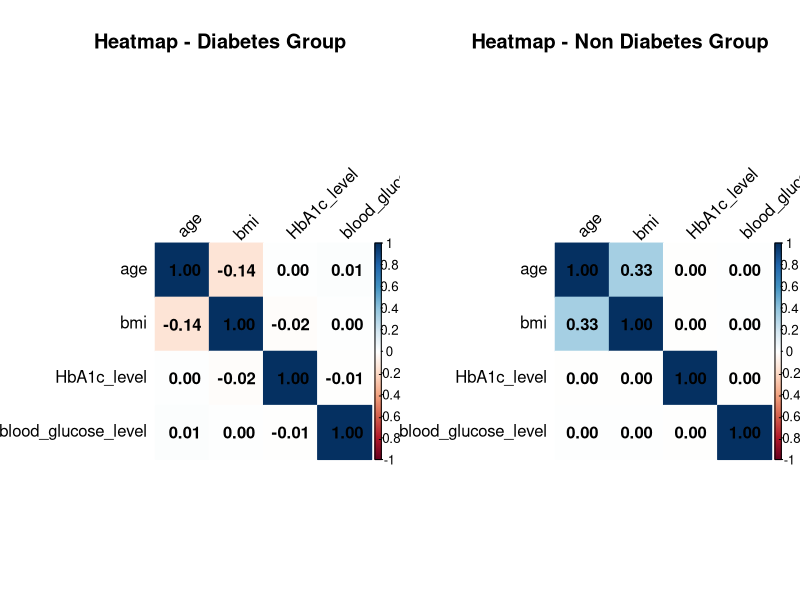

The R source for this figure:
library(corrplot)
# Read the data
diabetes_prediction_dataset <- read.csv("diabetes_prediction_dataset.csv", header=TRUE, sep=";")

# Set up a 1x2 grid layout for two plots side by side
par(mfrow=c(1, 2))

# Subset data for individuals with diabetes
data_with_diabetes <- diabetes_prediction_dataset[diabetes_prediction_dataset$diabetes == 1, ]

# Compute correlation matrix for individuals with diabetes
correlation_matrix_with_diabetes <- cor(data_with_diabetes[c("age", "bmi", "HbA1c_level", "blood_glucose_level")])

# Plot correlation matrix for individuals with diabetes as a heatmap
corrplot(correlation_matrix_with_diabetes, method="color", addCoef.col="black", tl.col="black", tl.srt=45)
title("Heatmap - Diabetes Group")

# Subset data for individuals without diabetes
data_without_diabetes <- diabetes_prediction_dataset[diabetes_prediction_dataset$diabetes == 0, ]

# Compute correlation matrix for individuals without diabetes
correlation_matrix_without_diabetes <- cor(data_without_diabetes[c("age", "bmi", "HbA1c_level", "blood_glucose_level")])

# Plot correlation matrix for individuals without diabetes as a heatmap
corrplot(correlation_matrix_without_diabetes, method="color", addCoef.col="black", tl.col="black", tl.srt=45)
title("Heatmap - Non Diabetes Group")

# Reset the layout to the default (1x1) after creating the plots
par(mfrow=c(1, 1))